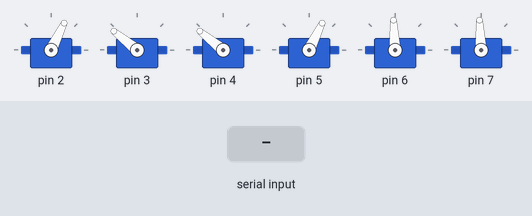
The sketch below on a simulated Arduino Uno, built with avr-gcc and run on an emulated ATmega328P. Parts: 6 × servo. The inputs (shaded band) are chosen by the test bench. What the sketch prints to the serial monitor is not drawn.

Above: at 1.4 s.
1.5 s: "f90\n" received over Serial
At 2.7 s:
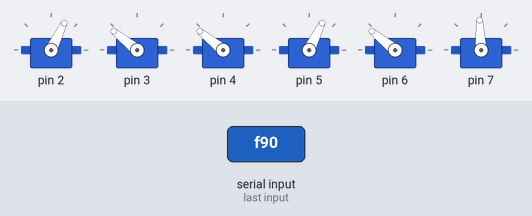
4.5 s: byte 98 ('b') received over Serial
At 6.3 s:
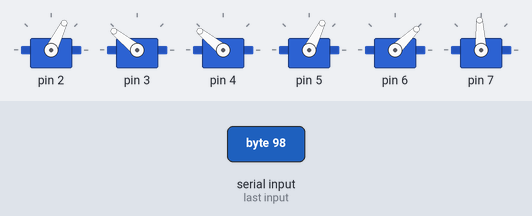
7.5 s: byte 102 ('f') received over Serial
At 7.76 s:
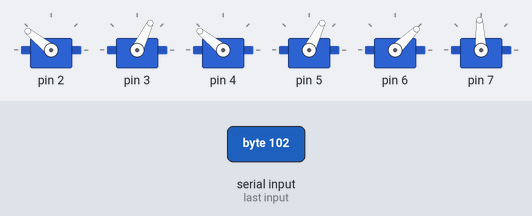
10.5 s: byte 108 ('l') received over Serial
At 11.03 s:
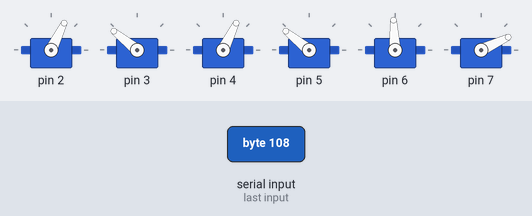
13.5 s: byte 114 ('r') received over Serial
At 14.03 s:
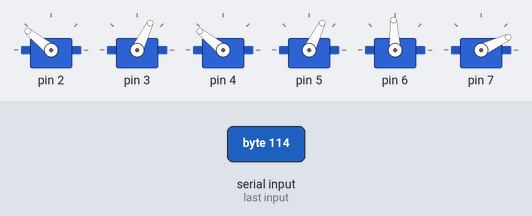
16.5 s: byte 117 ('u') received over Serial
At 17.8 s:
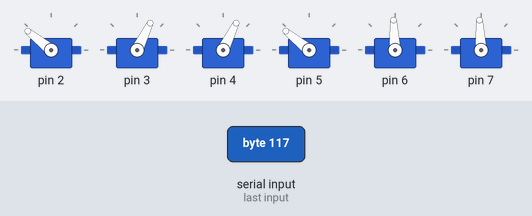
Timing chart, 0 to 19.1 s (numbered marks = the images above; inputs shaded):
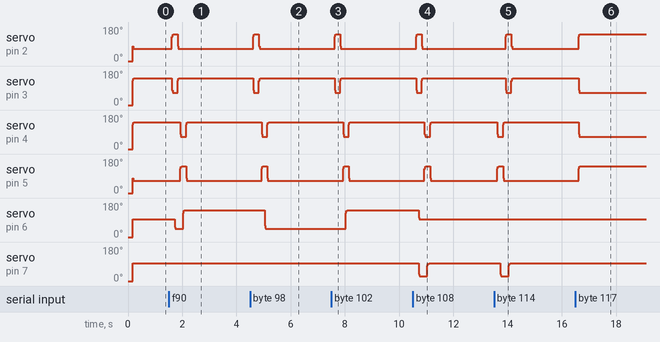

The sketch:

WalkingDog.ino
```cpp
// Based on James Bruton's Mini Dogs

#include <Servo.h>
#include <SoftwareSerial.h>
#include <EEPROM.h>

//Serveo Colours:
//Brown Grount
//Red Power
//Yellow - Data

#define ROTATION_START_POS 1500
#define SLIDER_FORWARD 1000
#define SLIDER_BACK 2000
#define SLIDER_MIDDLE (SLIDER_FORWARD + SLIDER_BACK) / 2
#define ROTATION_CENTRE_POS 1500
#define ROTATION_TURN_POS 800

#define FL_UP_POS 2000
#define FL_DW_POS 1200
#define BR_UP_POS 1200
#define BR_DW_POS 2000
#define FR_UP_POS 1200
#define FR_DW_POS 2000
#define BL_UP_POS 2000
#define BL_DW_POS 1200


#define STEP_DELAY_MS 100

//No 2 1200 is up, 2000 is down  Front Left
//No 3  1100 is up, 14 00 is down Front Right
//No 4  1100 IS UP 1500 IS DOWN1500  Back Left
//No 1 1200 is up, 2000 is down  Back Right


typedef enum
{
  FRONT_LEFT_LEG =0,
  BACK_RIGHT_LEG =1,
  FRONT_RIGHT_LEG =2,
  BACK_LEFT_LEG =3,
  SLIDER =4,
  ROTATION =5,
  MAX_SERVOS_IN_DOG =6
} Leg;


char servoNames[MAX_SERVOS_IN_DOG][20] =
{
  "FRONT_LEFT_LEG ",
  "BACK_RIGHT_LEG ",
  "FRONT_RIGHT_LEG",
  "BACK_LEFT_LEG  ",
  "SLIDER         ",
  "ROTATION       "
};
typedef enum
{
  FORWARDS =0,
  BACKWARDS =1,
  LEFT =2,
  RIGHT =3,
  UP =4,
  DOWN =5,
  ACTION_IDLE =6
} direction;

Servo servos[MAX_SERVOS_IN_DOG];
SoftwareSerial BTserial(8, 9); // RX | TX of the bluetooth module connected to pins 8 and 9 of the Arduino

int servoPos[MAX_SERVOS_IN_DOG];
int servoPosFiltered[MAX_SERVOS_IN_DOG];
int servoOffset[MAX_SERVOS_IN_DOG];
bool debugStr=false;
int rotatationEepromAddr = 0;  // EEPROM address to store the rotation servo offset for fine tuning the rest position of the rotation servo


void setup()
{

  Serial.begin(115200);


  for(int i=0; i<MAX_SERVOS_IN_DOG; i++)
  {
    servos[i].attach(2 + i);  // Attach each servo to its respective pin
    servoOffset[i] = 0;
    // set all to zero to begin with, then fine tune servo rest postions
  }


  servoPos[FRONT_LEFT_LEG] = FL_UP_POS;
  servoPos[BACK_RIGHT_LEG] = BR_UP_POS;
  servoPos[FRONT_RIGHT_LEG] = FR_UP_POS;
  servoPos[BACK_LEFT_LEG] = BL_UP_POS;
  servoPos[SLIDER] = (SLIDER_FORWARD + SLIDER_BACK) / 2;
  servoPos[ROTATION] = ROTATION_START_POS;
  servoOffset[ROTATION] =  EEPROM.get(rotatationEepromAddr,servoOffset[ROTATION]);  // read the rotation servo offset from EEPROM to fine tune the rest position of the rotation servo


  //set the servos to the initial positions
  for(int i=0; i<MAX_SERVOS_IN_DOG; i++)
  {
    servoPosFiltered[i] = servoPos[i];
    servos[i].writeMicroseconds(i);
  }

  Serial.println("Walking Dog - Version 8 rotation offset stored in EEPROM: " + String(servoOffset[ROTATION]));
  Serial.println("Use l, r, f, b, u, d, o to control the dog. l = left, r = right, f = forward, b = backward,");
  Serial.println("l = left, r = right, f = forward, b = backward,");
  Serial.println("u = all legs up, d = all legs down");
  Serial.println("o = override rotation servo offset for fine tuning the rest position of the rotation servo, send a value between -100 and 100, where positive values rotate the dog clockwise and negative values rotate the dog counterclockwise");
  Serial.println("Send a value between -100 and 100, where positive values rotate the dog clockwise and negative values rotate the dog counterclockwise");


  for(int i=0;debugStr && (i<MAX_SERVOS_IN_DOG); i++)
  {
    Serial.println("Servo " + String(servoNames[i]) + " Start pos: " + String(servoPosFiltered[i] + servoOffset[i]));
  }

  walk(DOWN);

  // HC-06 default serial speed is 9600
  BTserial.begin(9600);
  Serial.println("Walking Dog - Setup finished");
}

void loop()
{
  // if there's any serial available, read it:
  // Keep reading from HC-06 and send to Arduino Serial Monitor

  if (BTserial.available())
  {
    char inChar = BTserial.read();
    direction walkAction = getAction(inChar);
    if(walkAction != ACTION_IDLE)
    {
      walk(walkAction);
    }
  }

  while (Serial.available() > 0)
  {
    // look for the next valid integer in the incoming serial stream:
    //int location = Serial.parseInt();
    char inChar = Serial.read(); //
    direction walkAction = getAction(inChar);
    if(walkAction != ACTION_IDLE)
    {
      walk(walkAction);
    }
  }//while (Serial.available() > 0)
}


direction getAction(char inChar)
{
   direction walkAction = FORWARDS;  // default to forwards if no valid input

    // look for the newline. That's the end of your sentence:
    switch(inChar)
    {
      case 'f':
        walkAction = FORWARDS;
        if(debugStr)
        {
          Serial.println("FORWARDS");
        }
        break;
      case 'b':
        walkAction = BACKWARDS;
        if(debugStr)
        {
          Serial.println("BACKWARDS");
        }
        break;
      case 'l':
        walkAction = LEFT;
        if(debugStr)
        {
          Serial.println("LEFT");
        }
        break;
      case 'r':
        walkAction = RIGHT;
        if(debugStr)
        {
          Serial.println("RIGHT");
        }
        break;

      case 'u':
        walkAction = UP;
        if(debugStr)
        {
          Serial.println("UP");
        }
        break;

      case 'd':
        walkAction = DOWN;
        if(debugStr)
        {
          Serial.println("DOWN");
        }
        break;

      case 'o':
        walkAction = ACTION_IDLE;
        if(debugStr)
        {
          Serial.println("Override");
        }
        int overrideVal;
        overrideVal = readInteger();
        Serial.println("Override set to " + String(overrideVal));
        EEPROM.put(rotatationEepromAddr,overrideVal);
        overrideVal = EEPROM.get(rotatationEepromAddr,overrideVal);
        Serial.println("Override readBack " + String(overrideVal));

        break;


      default:
        walkAction = ACTION_IDLE;
        if(debugStr)
        {
          Serial.println("ACTION_IDLE");
        }
        break;

    }//switch(inChar)

    return walkAction;
}
/**
 * Set the rotation servo back to the centre position after a turn
 */
void endRotate()
{
    servoPos[ROTATION] = ROTATION_CENTRE_POS;     // rotate back again
    if(debugStr)
    {
      Serial.println("END ROTATE");
    }
}
/**
 * Rotate the dog by moving the rotation servo and sliding the slider to the middle position
 */
void rotate()
{
    servoPos[SLIDER] = SLIDER_MIDDLE;      // move slider to the middle
    servoPos[ROTATION] = ROTATION_TURN_POS;      // rotate
    if(debugStr)
    {
      Serial.println("ROTATE");
    }
}
/**
 * Move the slider forward to slide the dog forward
 */
void slideForward()
{
  servoPos[SLIDER] = SLIDER_FORWARD;
  if(debugStr)
  {
    Serial.println("SLIDE FORWARD");
  }
}
/**
 * Move the slider back to slide the dog backward
 */
void slideBack()
{
  servoPos[SLIDER] = SLIDER_BACK;
  if(debugStr)
  {
    Serial.println("SLIDE BACK");
  }
}
/**
 * Raise the front right and back left legs to step forward or turn
 */
void raiseFRBL()
{
  servoPos[FRONT_RIGHT_LEG] = FR_UP_POS;
  servoPos[BACK_LEFT_LEG] = BL_UP_POS;
  if(debugStr)
  {
    Serial.println("RAISE FRBL");
  }
}
/**
 * Lower the front right and back left legs
 */
void lowerFRBL()
{
  servoPos[FRONT_RIGHT_LEG] = FR_DW_POS;
  servoPos[BACK_LEFT_LEG] = BL_DW_POS;
  if(debugStr)
  {
    Serial.println("LOWER FRBL");
  }
}
/**
 * Raise the front left and back right legs to step forward or turn
 */
void raiseFLBR()
{
  servoPos[FRONT_LEFT_LEG] = FL_UP_POS;
  servoPos[BACK_RIGHT_LEG] = BR_UP_POS;
  if(debugStr)
  {
    Serial.println("RAISE FLBR");
  }
}
/**
 * Lower the front left and back right legs
 */
void lowerFLBR()
{
  servoPos[FRONT_LEFT_LEG] = FL_DW_POS;
  servoPos[BACK_RIGHT_LEG] = BR_DW_POS;
  if(debugStr)
  {
    Serial.println("LOWER FLBR");
  }
}

void raiseAll()
{
  servoPos[FRONT_LEFT_LEG] = FL_UP_POS;
  servoPos[BACK_RIGHT_LEG] = BR_UP_POS;
  servoPos[FRONT_RIGHT_LEG] = FR_UP_POS;
  servoPos[BACK_LEFT_LEG] = BL_UP_POS;
  if(debugStr)
  {
    Serial.println("RAISE All");
  }
}

void lowerAll()
{
  servoPos[FRONT_LEFT_LEG] = FL_DW_POS;
  servoPos[BACK_RIGHT_LEG] = BR_DW_POS;
  servoPos[FRONT_RIGHT_LEG] = FR_DW_POS;
  servoPos[BACK_LEFT_LEG] = BL_DW_POS;
  if(debugStr)
  {
    Serial.println("LOWER All");
  }
}

void idle()
{
  if(debugStr)
  {
    Serial.println("IDLE");
  }
}


#define  MAX_MOVEMENTS 6
typedef void (*movementStages)();


bool allLegsDown(int walkCount)
{
  movementStages stages[MAX_MOVEMENTS] =
  {

    lowerAll,
    idle,
    idle,
    idle,
    idle,
    idle
  };
  if(stages[walkCount] == idle)
  {
    return true;  // done with the walk action
  }
  stages[walkCount]();
  return false;
}

bool allLegsUp(int walkCount)
{
  movementStages stages[MAX_MOVEMENTS] =
  {

    raiseAll,
    idle,
    idle,
    idle,
    idle,
    idle
  };
  if(stages[walkCount] == idle)
  {
    return true;  // done with the walk action
  }
  stages[walkCount]();
  return false;
}
/**
 * Walk forward by alternating between raising the front right and back left legs and the front left and back right legs,
 * while sliding the slider forward. Walk backward by doing the same but sliding the slider back.
 */
bool walkForward(int walkCount)
{
  movementStages stages[MAX_MOVEMENTS] =
  {
    raiseFLBR,
    slideForward,
    lowerFLBR,
    raiseFRBL,
    slideBack,
    lowerFRBL
  };
  stages[walkCount]();
  return false;
}
/**
 * Walk backward by alternating between raising the front right and back left legs and the front left and back right legs,
 * while sliding the slider back.
 */
bool walkBackward(int walkCount)
{      // walk backward sequence
   movementStages stages[MAX_MOVEMENTS] =
  {
    raiseFLBR,
    slideBack,
    lowerFLBR,
    raiseFRBL,
    slideForward,
    lowerFRBL
  };
  stages[walkCount]();
  return false;
}
/**
 * Turn left by alternating between raising the front right and back left legs and the front left and back right legs,
 */
bool turnLeft(int walkCount)
{      // turn left sequence
  movementStages stages[MAX_MOVEMENTS] =
  {
    raiseFLBR,
    rotate,
    lowerFLBR,
    raiseFRBL,
    endRotate,
    lowerFRBL
  };
  stages[walkCount]();
  return false;
}

/**
 * Turn right by alternating between raising the front right and back left legs and the front left and back right legs.
 */
bool turnRight(int walkCount)
{      // turn right sequence
  movementStages stages[MAX_MOVEMENTS] =
  {
    raiseFRBL,
    rotate,
    lowerFRBL,
    raiseFLBR,
    endRotate,
    lowerFLBR
  };
  stages[walkCount]();
  return false;


}  // *** END OF TURN RIGHT ***


typedef bool (*walkActions)(int walkCount);
/**
 * Walk in the specified direction by calling the appropriate walk action based on the walkAction parameter.
*/
void walk(direction walkAction)
{
  bool walking = true;
  int walkCount = 0;
  unsigned long previousMillis = millis();
  unsigned long stepTime = STEP_DELAY_MS;   // time between each step in milliseconds
  int filterVal = 5;
  while(walking)
  {
    unsigned long currentMillis = millis();
    if (currentMillis - previousMillis >= stepTime)
    {  // start timed event
      previousMillis = currentMillis;
      walkActions walkActionList[ACTION_IDLE] =
      {
        walkForward,
        walkBackward,
        turnLeft,
        turnRight,
        allLegsUp,
        allLegsDown
      };
      // call the appropriate walk action based on the walkAction parameter to calculate the next positions for the servos
      if(debugStr)
      {
        Serial.println("WalkCount: " + String(walkCount) + " of " + String(MAX_MOVEMENTS) + " walkAction: " + String(walkAction) + " of " + String(ACTION_IDLE));
      }
      bool done = walkActionList[walkAction](walkCount);
      if(done)
      {
        return;
      }
      //now filter the motions and write to the servos
      for(int step=0;step<filterVal;step++)
      {
        if(debugStr)
        {
          Serial.println("Step: " + String(step) + " of " + String(filterVal));
        }
        delay(stepTime/filterVal);  // delay between each filter step to make the motion smoother

        for(int i=0; i<MAX_SERVOS_IN_DOG; i++)
        {
          if(debugStr)
          {
            Serial.println("Servo " + String(servoNames[i]) + " pos before filter: " + String(servoPosFiltered[i]) + " Target pos: " + String(servoPos[i]) + " Raw pos: " + String(servoPosFiltered[i]));
          }
          servoPosFiltered[i] = filter( servoPosFiltered[i],servoPos[i], filterVal);
        }

        for(int i=0; i<MAX_SERVOS_IN_DOG; i++)
        {
          //
          servos[i].writeMicroseconds(servoPosFiltered[i] + servoOffset[i]);   // lower value picks up leg
          if(debugStr)
          {
            Serial.println("Servo " + String(servoNames[i]) + " pos: " + String(servoPosFiltered[i]) + " Target pos: " + String(servoPos[i]) + " Raw pos: " + String(servoPosFiltered[i]));
          }
        }


     } //for(int step=0;step<filterVal;step++)

      if(++walkCount >= MAX_MOVEMENTS)//
      {
        walking = false;
      }
    } //if (currentMillis - previousMillis >= stepTime)
  } //while(walking)
}

/**
 * motion filter to filter motions
 */
int filter(float prevValue, float targetValue, int filter)
{
  float lengthFiltered =  (prevValue + (targetValue * filter)) / (filter + 1);
  return (int) lengthFiltered;
}
int readInteger()
{
    String input = "";

    while (true)
    {
        while (Serial.available() > 0)
        {
            char c = Serial.read();

            // Ignore carriage return
            if (c == '\r')
                continue;

            // Process line when Enter is pressed
            if (c == '\n')
            {
                input.trim();

                if (input.length() > 0)
                {
                    char *endPtr;
                    long value = strtol(input.c_str(), &endPtr, 10);

                    if (*endPtr == '\0' &&
                        value >= -100 &&
                        value <= 100)
                    {
                        return (int)value;
                    }
                }

                Serial.println("Invalid input. Enter an integer between -100 and 100:");
                input = "";
            }
            else
            {
                input += c;
            }
        }
    }
}
```

Measured:
- after the input at 1.5 s, servo on pin 2: 64° → 141° after 0.12 s, → 64° 0.21 s later; servo on pin 3: 141° → 64° after 0.12 s, → 141° 0.21 s later; servo on pin 4: 141° → 64° after 0.43 s, → 141° 0.21 s later; servo on pin 5: 64° → 141° after 0.43 s, → 64° 0.21 s later; servo on pin 6: 93° → 44° after 0.22 s, → 141° 0.31 s later
- after the input at 4.5 s, servo on pin 2: 64° → 141° after 0.12 s, → 64° 0.21 s later; servo on pin 3: 141° → 64° after 0.12 s, → 141° 0.21 s later; servo on pin 4: 141° → 64° after 0.43 s, → 141° 0.21 s later; servo on pin 5: 64° → 141° after 0.43 s, → 64° 0.21 s later; servo on pin 6: 141° → 44° after 0.54 s
- after the input at 7.5 s, servo on pin 2: 64° → 141° after 0.12 s, → 64° 0.21 s later; servo on pin 3: 141° → 64° after 0.12 s, → 141° 0.21 s later; servo on pin 4: 141° → 64° after 0.43 s, → 141° 0.21 s later; servo on pin 5: 64° → 141° after 0.43 s, → 64° 0.21 s later; servo on pin 6: 44° → 141° after 0.53 s
- after the input at 10.5 s, servo on pin 2: 64° → 141° after 0.12 s, → 64° 0.21 s later; servo on pin 3: 141° → 64° after 0.12 s, → 141° 0.21 s later; servo on pin 4: 141° → 64° after 0.43 s, → 141° 0.21 s later; servo on pin 5: 64° → 141° after 0.43 s, → 64° 0.21 s later; servo on pin 6: 141° → 93° after 0.22 s
- after the input at 13.5 s, servo on pin 2: 64° → 141° after 0.43 s, → 64° 0.21 s later; servo on pin 3: 141° → 64° after 0.43 s, → 141° 0.21 s later; servo on pin 4: 141° → 64° after 0.12 s, → 141° 0.21 s later; servo on pin 5: 64° → 141° after 0.12 s, → 64° 0.21 s later; servo on pin 7: 93° → 25° after 0.22 s, → 93° 0.31 s later
- after the input at 16.5 s, servo on pin 2, servo on pin 5: 64° → 141° after 0.12 s; servo on pin 3, servo on pin 4: 141° → 64° after 0.12 s
